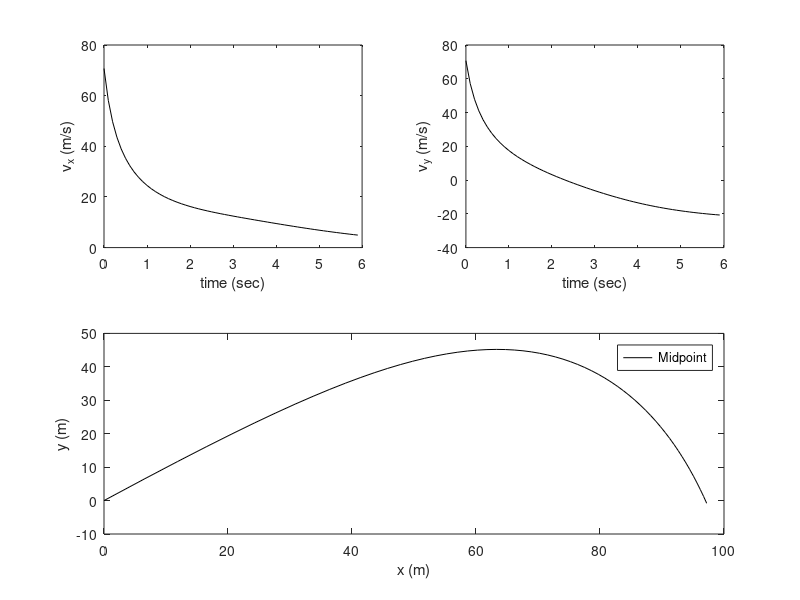

MATLAB code for this plot:
% Projectile Motion:
% Program to compute the 2D projectile of a baseball using
% the Euler, Euler-Cromer, and Midpoint methods.
%
clear, clc
% Initial conditions
x0=[0 0];
theta=45*pi/180;
v0=100;
v0=[v0*cos(theta) v0*sin(theta)];
x=x0;
v=v0;
state=[x v];
time=0;
method=menu('Numerical method','Midpoint','Runge Kutta','Adaptive Runge Kutta');
% Other parameters
grav=[0,-9.8];         % acceleration of gravity
cd = 0.35;             % drag coefficient
r  = .037;             % radius of baseball
area = pi*r*r;         % frontal area of baseball
mass = 0.145;          % mass of baseball
rho = 1.2;             % air density
tau=0.1;               % time step size
dat=[time x v];        % solution matrix
dragconst=0.5*rho*area/mass;
adaptErr=5e-4;
%
counter = 0;
while(x(2)>=0 & counter<10000)         % repeat until the projectile hits the ground
    counter = counter + 1;
    if(method==1)      % Midpoint
        accel = grav-dragconst*v*norm(v);
        vnew = v + tau*accel;
        x = x + tau*0.5*(v+vnew);
        v = vnew;
        time = time + tau;
    elseif(method==2)  % Runge Kutta
        % Call rk4
        state = rk4(state,time,tau,@derivsProj,[grav(1) grav(2) dragconst]);
        x = [state(1) state(2)];   % 4th order Runge-Kutta
        v = [state(3) state(4)];
        time = time + tau; 
    else               % Adaptive Runge Kutta
        % Call rka
        [state,time,tau] = rka(state,time,tau,adaptErr,@derivsProj,[grav(1) grav(2) dragconst]);
        x = [state(1) state(2)];   % 4th order Runge-Kutta
        v = [state(3) state(4)];
    end
    dat=[dat;time x v];
end
%
if(method==1)
    col='k-';
elseif(method==2)
    col='bp';
else
    col='rd';
end
subplot(221)
plot(dat(:,1),dat(:,4),col)
xlabel('time (sec)'), ylabel('v_x (m/s)')
hold on
subplot(222)
plot(dat(:,1),dat(:,5),col)
xlabel('time (sec)'), ylabel('v_y (m/s)')
hold on
subplot(212)
plot(dat(:,2),dat(:,3),col)
xlabel('x (m)'), ylabel('y (m)')
hold on
disp('The midpoint method underestimates the projectile slightly. The Runge-Kutta and adaptive Runge-Kutta methods seemed to plot nearly the same curve.')
legend('Midpoint','Runge-Kutta','Adaptive RK','Location','best')
